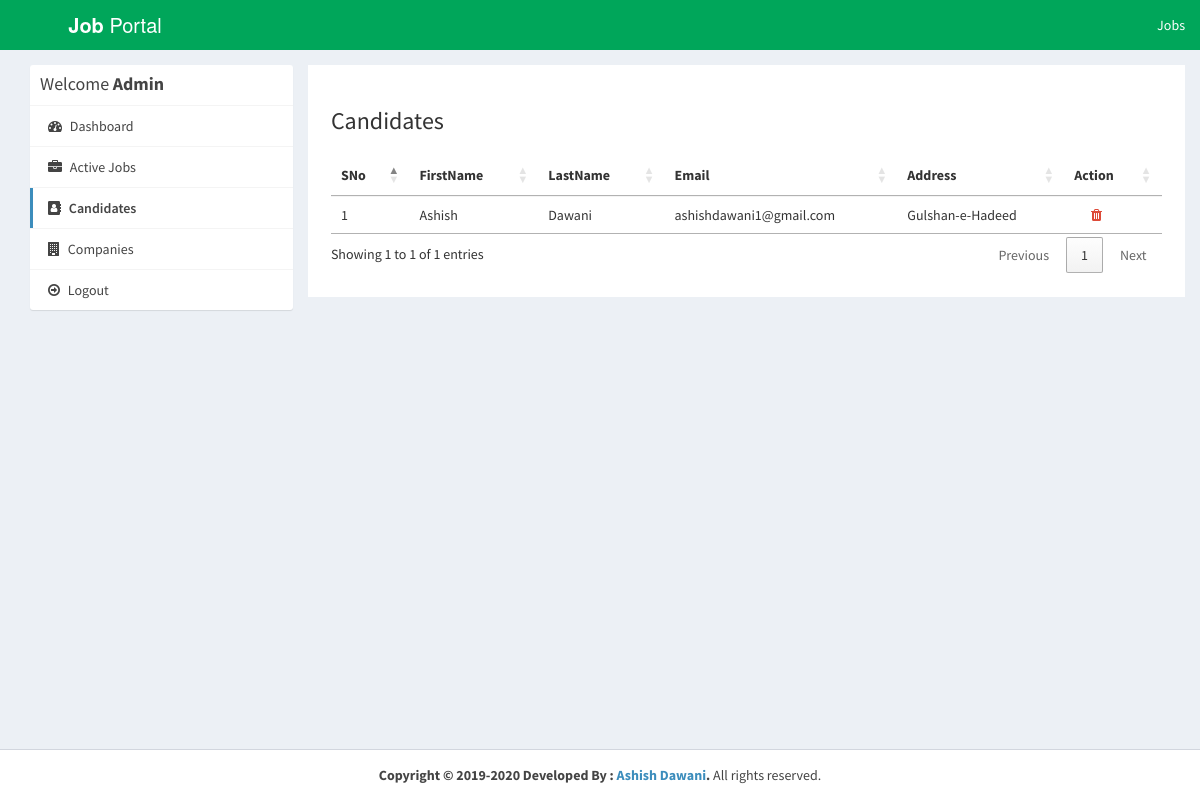
Page /admin/user.php (signed in) on the committed database.
### tables this page shows
CREATE TABLE IF NOT EXISTS `users` (
  `id_user` int(11) NOT NULL AUTO_INCREMENT,
  `firstname` varchar(255) NOT NULL,
  `lastname` varchar(255) NOT NULL,
  `email` varchar(255) NOT NULL,
  `password` varchar(255) NOT NULL,
  `address` text,
  `city` varchar(255) DEFAULT NULL,
  `state` varchar(255) DEFAULT NULL,
  `contactno` varchar(255) DEFAULT NULL,
  `qualification` varchar(255) DEFAULT NULL,
  `stream` varchar(255) DEFAULT NULL,
  `passingyear` varchar(255) DEFAULT NULL,
  `dob` varchar(255) DEFAULT NULL,
  `age` varchar(255) DEFAULT NULL,
  `designation` varchar(255) DEFAULT NULL,
  `resume` varchar(255) DEFAULT NULL,
  `hash` varchar(255) DEFAULT NULL,
  `active` int(11) NOT NULL DEFAULT '0',
  `video` varchar(255) DEFAULT NULL,
  PRIMARY KEY (`id_user`),
  UNIQUE KEY `email` (`email`)
);

### admin/user.php (the view, shortened to what this page needs)
<?php
require_once("../db.php");
?>
<!DOCTYPE html>
<html>
<head>
  <link rel="stylesheet" href="https://cdnjs.cloudflare.com/ajax/libs/twitter-bootstrap/3.3.7/css/bootstrap.min.css">
  <link rel="stylesheet" href="https://cdnjs.cloudflare.com/ajax/libs/font-awesome/4.7.0/css/font-awesome.min.css">
  <link rel="stylesheet" href="https://cdnjs.cloudflare.com/ajax/libs/ionicons/2.0.1/css/ionicons.min.css">
  <link rel="stylesheet" href="https://cdn.datatables.net/1.10.15/css/jquery.dataTables.min.css">
  <link rel="stylesheet" href="../css/AdminLTE.min.css">
  <link rel="stylesheet" href="../css/_all-skins.min.css">
  <link rel="stylesheet" href="../css/custom.css">
</head>
<body class="hold-transition skin-green sidebar-mini">
<div class="wrapper">
  <header class="main-header">
    <a href="index.php" class="logo logo-bg">
      <span class="logo-lg"><b>Job</b> Portal</span>
    </a>
    <nav class="navbar navbar-static-top">
      <div class="navbar-custom-menu">
        <ul class="nav navbar-nav">
          <li>
            <a href="../jobs.php">Jobs</a>
          </li>
        </ul>
      </div>
    </nav>
  </header>
  <div class="content-wrapper" style="margin-left: 0px;">
    <section id="candidates" class="content-header">
      <div class="container">
        <div class="row">
          <div class="col-md-3">
            <div class="box box-solid">
              <div class="box-header with-border">
                <h3 class="box-title">Welcome <b>Admin</b></h3>
              </div>
              <div class="box-body no-padding">
                <ul class="nav nav-pills nav-stacked">
                  <li><a href="dashboard.php"><i class="fa fa-dashboard"></i> Dashboard</a></li>
                  <li><a href="jobs.php"><i class="fa fa-briefcase"></i> Active Jobs</a></li>
                  <li class="active"><a href="user.php"><i class="fa fa-address-book"></i> Candidates</a></li>
                  <li><a href="company.php"><i class="fa fa-building"></i> Companies</a></li>
                  <li><a href="../logout.php"><i class="fa fa-arrow-circle-o-right"></i> Logout</a></li>
                </ul>
              </div>
            </div>
          </div>
          <div class="col-md-9 bg-white padding-2">
            <h3>Candidates</h3>
            <div class="row margin-top-20">
              <div class="col-md-12">
                <div class="box-body table-responsive no-padding">
                  <table id="example2" class="table table-hover">
                    <thead>
                      <th>SNo</th>
                      <th>FirstName</th>
                      <th>LastName</th>
                      <th>Email</th>
                      <th>Address</th>
                      <th>Action</th>
                    </thead>
                     <tbody>
                      <?php
                        $sql = "SELECT * FROM users";
                        $result = $conn->query($sql);
                        if($result->num_rows > 0) {
                          $i = 0;
                          while($row = $result->fetch_assoc()) {
                            ?>
                              <tr>
                                <td><?php echo ++$i; ?></td>
                                <td><?php echo $row['firstname']; ?></td>
                                <td><?php echo $row['lastname']; ?></td>
                                <td><?php echo $row['email']; ?></td>
                                <td><?php echo $row['address']; ?></td>
                                <td><a href="delete-user.php?id=<?php echo $row['id_user']; ?>">&nbsp;&nbsp;&nbsp;&nbsp;&nbsp;&nbsp;<i class="fa fa-trash text-red"></i></a></td>
                              </tr>
                            <?php
                          }
                        }
                      ?>
                 </tbody>
                  </table>
                </div>
              </div>
            </div>
          </div>
        </div>
      </div>
    </section>
  </div>
   <footer class="main-footer" style="margin-left: 0px;">
    <div class="text-center">
      <strong>Copyright &copy; 2019-2020 Developed By : <a href="#">Ashish Dawani</a>.</strong> All rights
    reserved.
    </div>
  </footer>
</div>
</body>
</html>

### css/custom.css (style rules this page uses)
.logo-bg { background-color: #00A65A !important; }
.margin-top-20 { margin-top: 20px; }
.padding-2 { padding: 2%; }
.bg-white { background-color: #fff; }

### rows in the picture
users: firstname "Ashish", lastname "Dawani", email "ashishdawani1@gmail.com", address "Gulshan-e-Hadeed"
